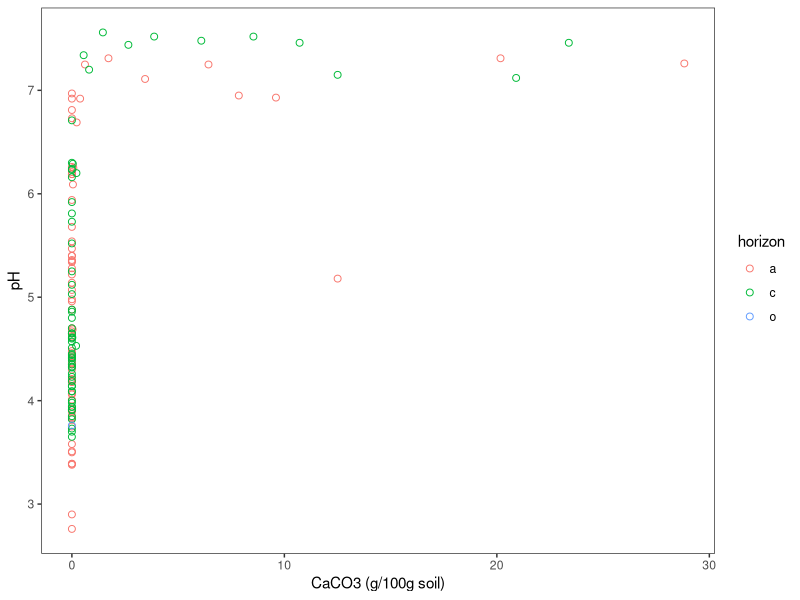
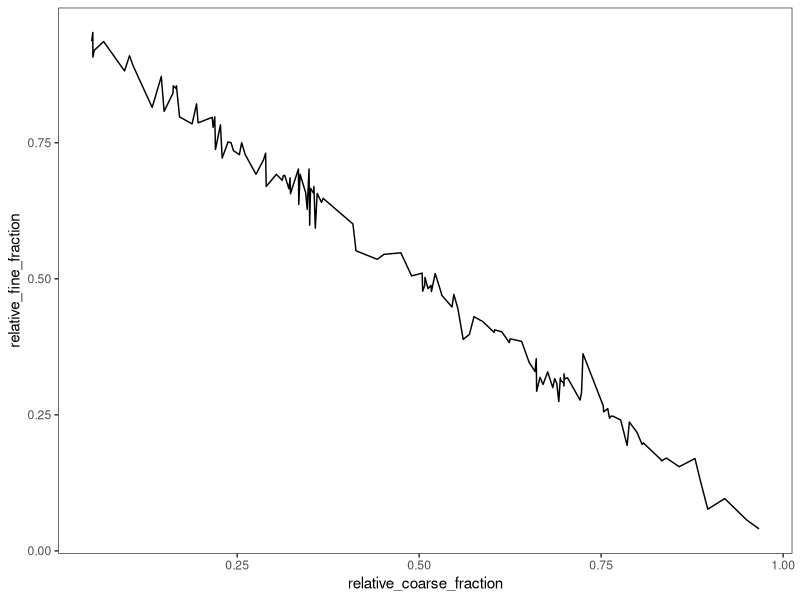
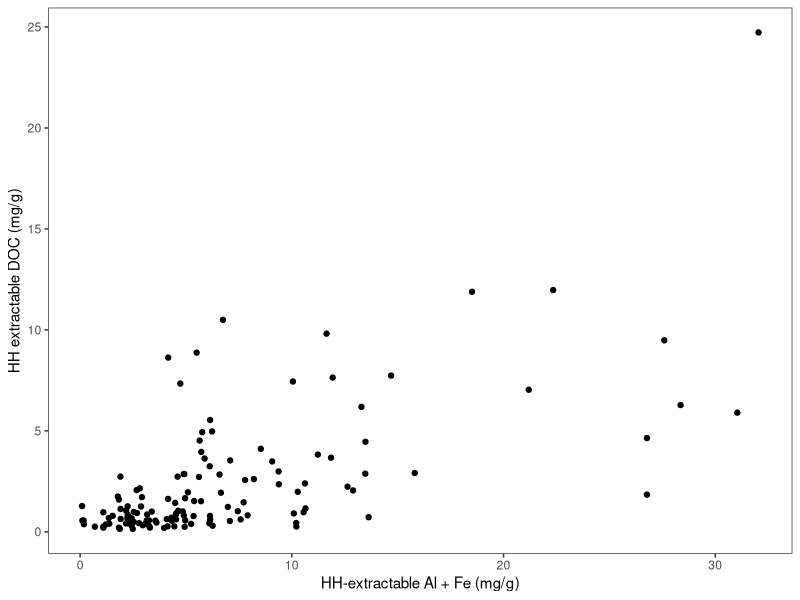

Here is the R script that generated these plots, in order:
## ---- chunk 1
knitr::opts_chunk$set(echo = FALSE)
library(tidyverse, quietly = TRUE)
my_theme <- theme_bw() + theme(panel.grid.major = element_blank(), panel.grid.minor = element_blank())
## ---- chunk 2
pH_carbonate <- read_csv("Data/pH and carbonate/pH_carbonate_data_summary_final.csv", col_types = cols(horizon = col_factor(levels = c("a","c","o"))))
size_fractions <- read_csv("Data/Size fractions/size_fractions_raw_data.csv", col_types = cols(horizon = col_factor(levels = c("a","c", "e"))))
moisture <- read_csv("Data/Moisture/soil_moisture_raw_data.csv",col_types = cols(horizon = col_factor(levels = c("a","b", "c", "e", "o"))))
TOC_final_summary <- read_csv("Data/Microbial biomass/TOC_final_summary.csv", col_types = cols(horizon = col_factor(levels = c("a","b", "c", "e", "o"))))
HH_extraction <- read_csv("Data/HH extraction/HH_extraction_raw_data.csv")
bulk_soil_CN_isotopes <- read_csv("Data/Elemental and isotopes/bulk_soil_CN_natu_abund_raw_data.csv",col_types = cols(horizon = col_factor(levels = c("a","c","e"))))
## ---- chunk 3
# all negative inorganic C assumed equal to zero
# convert inorganic C content to %carbonate in soils
mw_carbonate <- 100.0869 # molar mass of calcium carbonate
mw_c <- 12.0107 # molar mass of C
pH_carbonate_percent <- pH_carbonate %>% 
  mutate(percent_carbonate = mg_IC_g_soil_zero/1000*(mw_carbonate/mw_c)*100)
ggplot(data = pH_carbonate_percent, aes(percent_carbonate, pH, color = horizon)) + 
  geom_point(shape = 21, size = 2) +
  labs(x = "CaCO3 (g/100g soil)", y = "pH") +
  my_theme
## ---- chunk 4
# calculate fraction amount in g, relative amount and recovery
# silt and clay pan weight were added in excel to avoid NA's
size_fractions_calculated_values <- size_fractions %>% 
  mutate(coarse_fraction_g = sand_and_POM_and_pan_weight_g - sand_pom_pan_weight_g,
         fine_fraction_g = total_sc_and_pan_g - total_sc_pan_g,
         recovery_percent = (coarse_fraction_g + fine_fraction_g) / soil_weight_g * 100,
         relative_coarse_fraction = coarse_fraction_g / soil_weight_g,
         relative_fine_fraction = fine_fraction_g / soil_weight_g)
ggplot(data = size_fractions_calculated_values) + 
  geom_line(aes(relative_coarse_fraction, relative_fine_fraction)) + 
  my_theme

## ---- chunk 5
# calculate concentrations of HH-extractable C, Fe and Al per g soil
HH_volume <- 0.01 # extracting solution was 10 mL
HH_dilution <- 10 # all ICP samples diluted 1:9
HH_calculated_values <- HH_extraction %>% 
mutate(HH_DOC_ppm = npoc_ppm * toc_dilution,
       HH_DOC_mg_g = HH_DOC_ppm * HH_volume / soil_weight_g,
       Fe_mg_g = Fe_ppm * HH_dilution * HH_volume / soil_weight_g,
       Al_mg_g = Al_ppm * HH_dilution * HH_volume / soil_weight_g,
       Fe_plus_Al = Fe_mg_g + Al_mg_g)
ggplot(data = drop_na(HH_calculated_values), aes(Fe_plus_Al, HH_DOC_mg_g)) +
  geom_point() +
  labs(x = "HH-extractable Al + Fe (mg/g)", y = "HH extractable DOC (mg/g)") +
  my_theme
